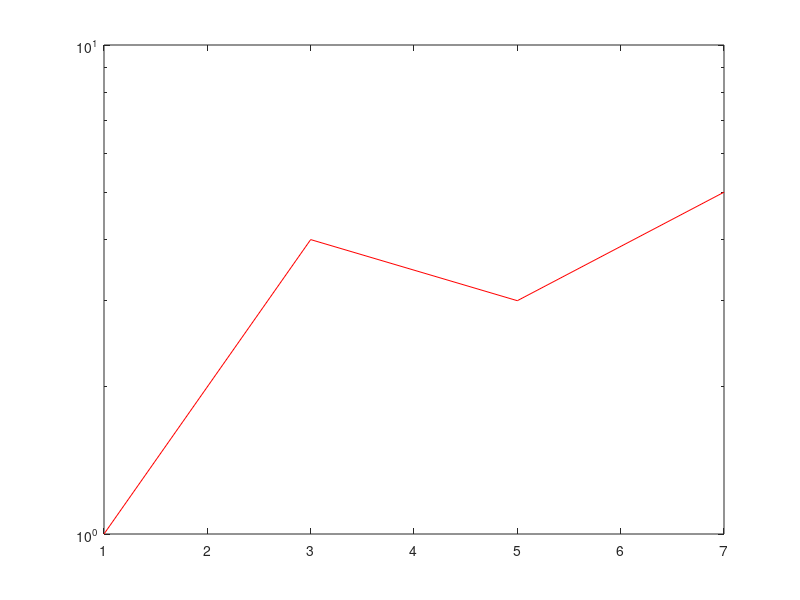

Reproduce this figure in MATLAB. (Note: this script raises an error after producing the figure.)
clear; clc; clf
x1 = [1 3 5 7];
y1 = [1 4 3 5];

semilogy(x1, y1, 'Color', 'r')
ax1 = gca; % current axes
ax1.XColor = 'r';
ax1.YColor = 'r';
ax1.XTick = x1;

hold on
x2 = [1 2 4 7];
y2 = [4 3 2 1];
semilogy(x2, y2, 'Color', 'k')
ax1Pos = ax1.Position;
ax2 = axes('Position',ax1Pos,...
    'XAxisLocation','top',...
    'YAxisLocation','right',...
    'Color','none');
% ax2.XTick = x2;
% ax1_pos = ax1.Position; % position of first axes
% ax2 = axes('Position',ax1_pos,...
%     'XAxisLocation','top',...
%     'YAxisLocation','right',...
%     'Color','none');


% line(x2,y2,'Color','k')
% ax3 = gca;
% ax3_pos = ax3.Position; % position of first axes
% ax4 = axes('Position',ax3_pos,...
%     'XAxisLocation','bottom',...
%     'Color','none', ...
%     'XTick', x1);
grid on

